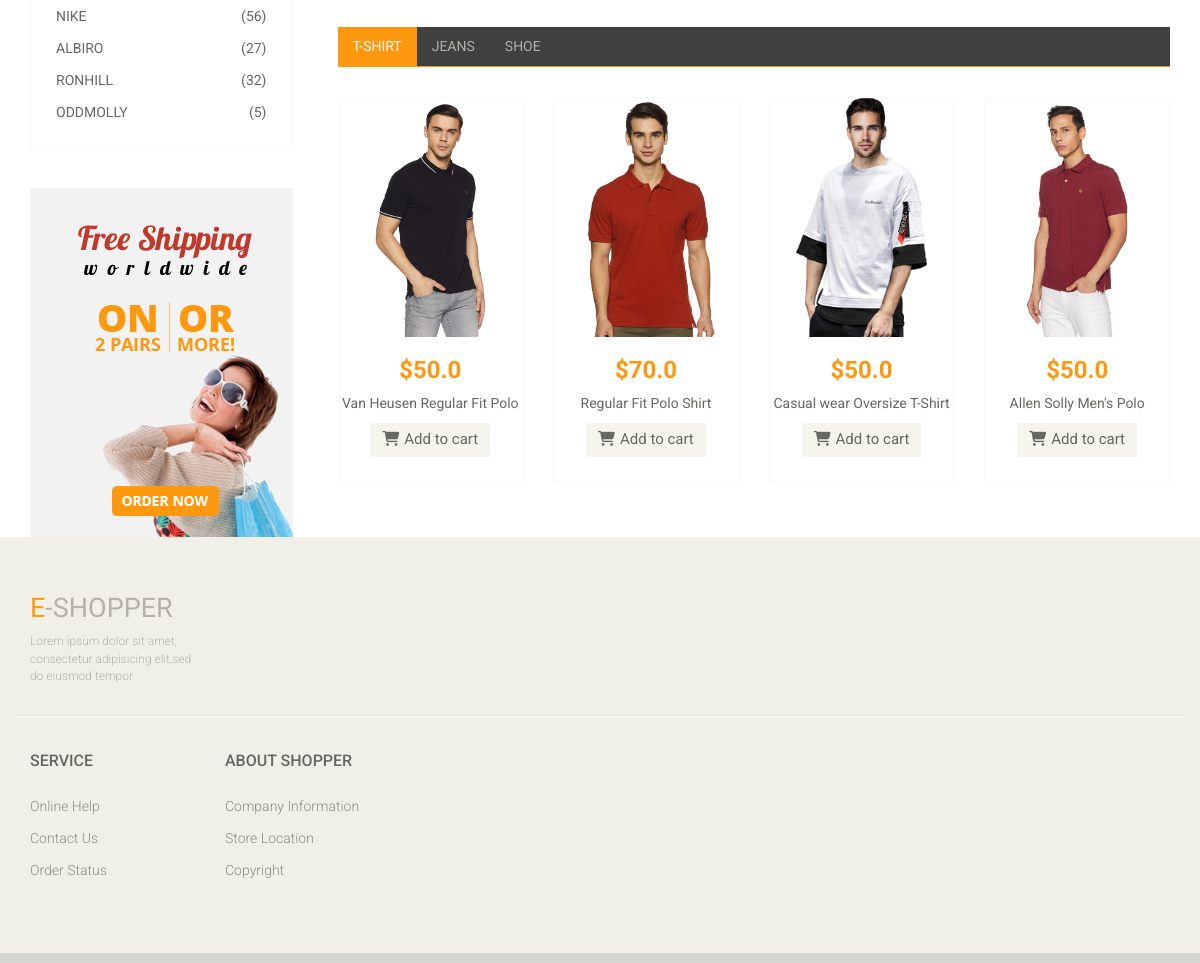
Before: / (lower part) with the older database file.
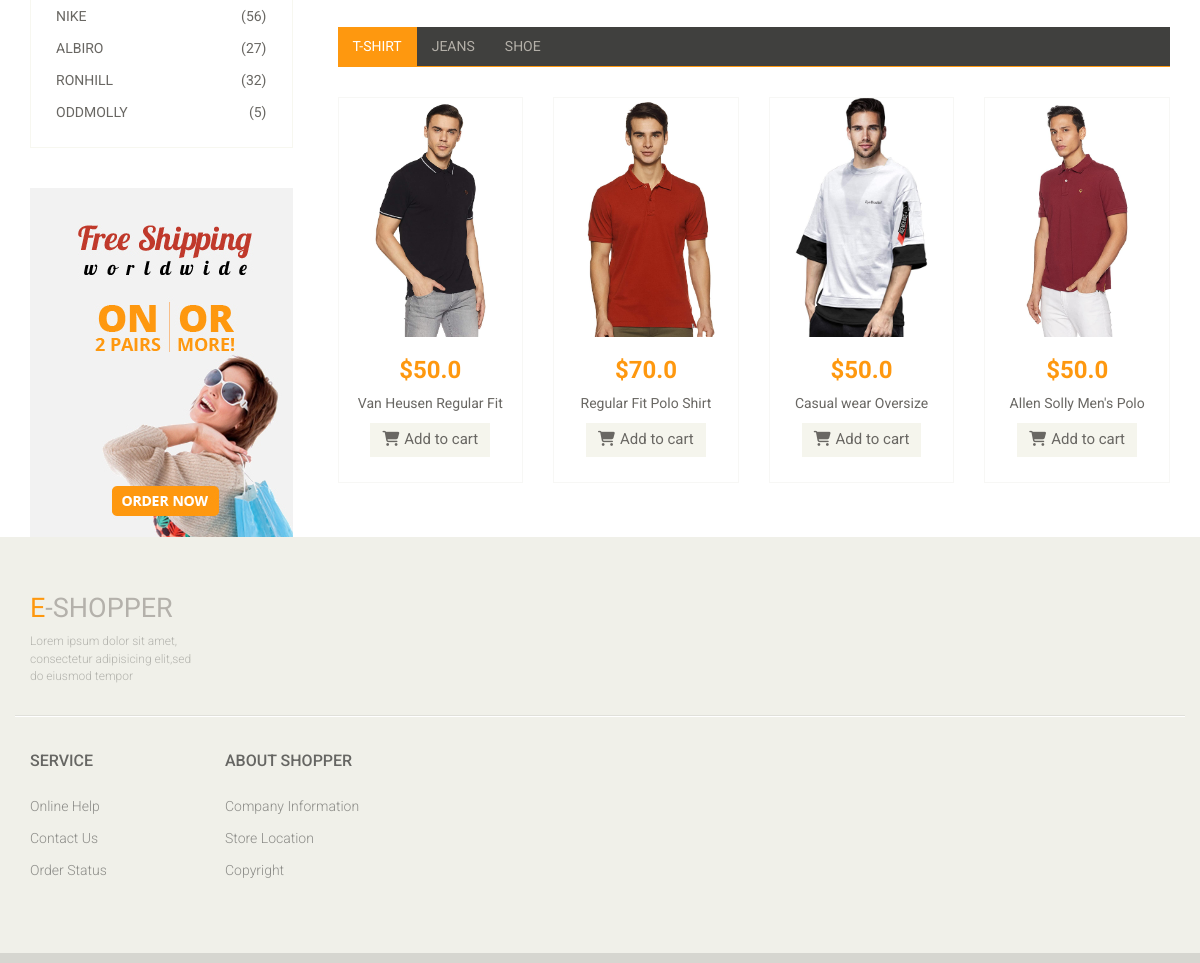
After: the same page with the newer database file.
### prod/models.py (models this page shows, shortened)
class  Product(models.Model):
    PRODUCTTYPE={
    ("shirt", "shirt"),
    ("t-shirt", "t-shirt"),
    ("pant", "pant"),
    ("jeans", "jeans"),
    ("sunglass", "sunglass"),
    ("shoe", "shoe"),
    }
    PRODUCTCATEGORY={
    ("Apparel", "Apparel"),
    ("Acessories", "Acessories"), }
    image = models.ImageField(null=True ,blank=True)
    name = models.CharField(max_length=300)
    price = models.FloatField()
    product_quantity=models.IntegerField()
    product_category= models.CharField(max_length=300,choices=PRODUCTCATEGORY)
    product_type= models.CharField(max_length=300,choices=PRODUCTTYPE)
    attribute = models.TextField(max_length=1000, verbose_name='attribute')
    @property
    def imageURL(self):
        try:
            url = self.image.url
        except:
            url=''
        return url

### prod/views.py (the view)
# urls.py: 2. Add a URL to urlpatterns:  path('', views.home, name='home')
def home(request):
    if request.user.is_authenticated:
        user=request.user
        name=request.user.username
        email=request.user.email
        customer,created =Customer.objects.get_or_create(user=user,name=name,email=email)
        order,created =Order.objects.get_or_create(customer=customer,complete=False)
        items = order.orderitem_set.all()
        cartItems = order.get_cart_items
    else:
        cookieData = cookieCart(request)
        cartItems = cookieData['cartItems']
        order = cookieData['order']
        items = cookieData['items']
    product= Product.objects.filter(product_type='shirt')
    tshirt= Product.objects.filter(product_type='t-shirt')
    pant= Product.objects.filter(product_type='jeans')
    shoe= Product.objects.filter(product_type='shoe')
    return render(request,'index.html',{'product': product,'tshirt':tshirt,'pant':pant,'shoe':shoe,'cartItems':cartItems})

### ca/utils.py (called while the page is built, shortened)
def cookieCart(request):
    try:
        cart=json.loads(request.COOKIES['cart'])
    except:
        cart={}
    items =[ ]
    order = {'get_cart_total':0,'get_cart_items':0,'shipping':False}
    cartItems=order['get_cart_items']
    return{'items':items,'order':order,'cartItems':cartItems }

### templates/index.html (shortened to what this page needs)
{% extends 'base.html' %}
{% block content %}
{% load static %}
<section>
    <div class="container">
        <div class="row">
            <div class="col-sm-3">
                <div class="left-sidebar">
                    <div class="brands_products">
                        <div class="brands-name">
                            <ul class="nav nav-pills nav-stacked">
                                <li><a href="#"> <span class="pull-right">(56)</span>Nike</a></li>
                                <li><a href="#"> <span class="pull-right">(27)</span>Albiro</a></li>
                                <li><a href="#"> <span class="pull-right">(32)</span>Ronhill</a></li>
                                <li><a href="#"> <span class="pull-right">(5)</span>Oddmolly</a></li>
                            </ul>
                        </div>
                    </div>
                    <div class="shipping text-center">
                        <img src="{% static 'images/home/shipping.jpg' %}" alt="" />
                    </div>
                </div>
            </div>
            <div class="col-sm-9 padding-right">
                <div class="features_items">
                    {% for product in product %}
                            <div class="col-sm-4">
                            </div>
                    {%endfor%}
                </div>
                <div class="category-tab">
                    <div class="col-sm-12">
                        <ul class="nav nav-tabs">
                            <li class="active"><a href="#tshirt" data-toggle="tab">T-Shirt</a></li>
                            <li><a href="#Jeans" data-toggle="tab">Jeans</a></li>
                            <li><a href="#sunglass" data-toggle="tab">Shoe</a></li>
                        </ul>
                    </div>
                    <div class="tab-content">
                        <div class="tab-pane fade active in" id="tshirt" >
                            {% for tshirt in tshirt %}
                            <div class="col-sm-3">
                                <div class="product-image-wrapper">
                                    <div class="single-products">
                                        <div class="productinfo text-center">
                                            <a href="{% url 'prodview' tshirt.id %}">  <img src="{{tshirt.imageURL}}" alt="" /></a>
                                            <h2>${{tshirt.price}}</h2>
                                            <p>{{tshirt.name}}</p>
                                            <button  data-product={{tshirt.id}} data-action="add" onclick="window.popup()" class="btn btn-default add-to-cart update-cart"><i class="fa fa-shopping-cart"></i>Add to cart</button>
                                        </div>
                                    </div>
                                </div>
                            </div>
                            {%endfor%}
                        </div>
                        </div>
                    </div>
                </div>
            </div>
        </div>
</section>
{% endblock %}

Changed rows visible on the page:
changed Product: name "Van Heusen Regular Fit Polo" → "Van Heusen Regular Fit"
changed Product: name "Casual wear Oversize T-Shirt" → "Casual wear Oversize"
